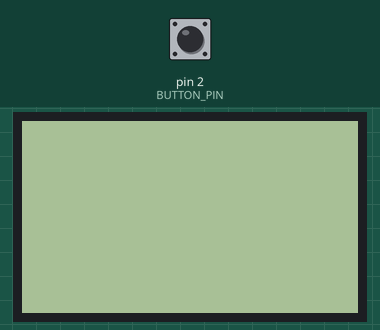
Bench run of a sketch on a simulated Arduino Uno, built with avr-gcc and run on an emulated ATmega328P. Shown: 84×48 one-colour display. Inputs (shaded band) come from the test bench; at power-on: pin 2 (BUTTON_PIN) LOW. What the sketch prints to the serial monitor is not drawn.

Above: at 1.2 s.
1.3 s: pin 2 (BUTTON_PIN) pulled HIGH for 0.15 s
At 3.1 s:
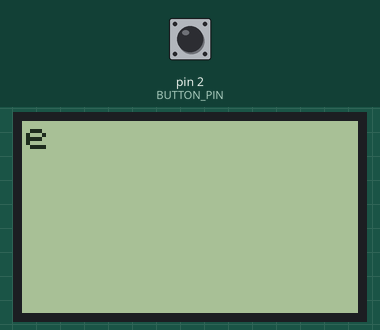
3.4 s: pin 2 (BUTTON_PIN) pulled HIGH for 1 s
At 5.9 s:
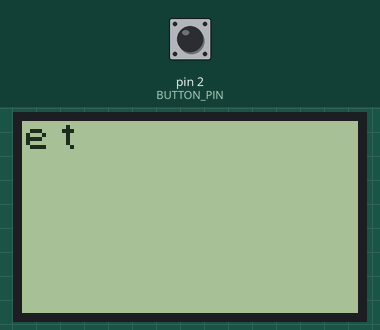
6.4 s: pin 2 (BUTTON_PIN) pulled HIGH for 3.2 s
At 11.1 s:
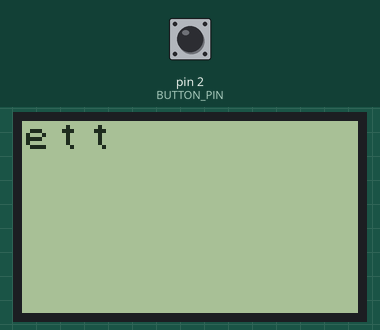
11.6 s: pin 2 (BUTTON_PIN) pulled HIGH for 0.15 s
At 13.3 s:
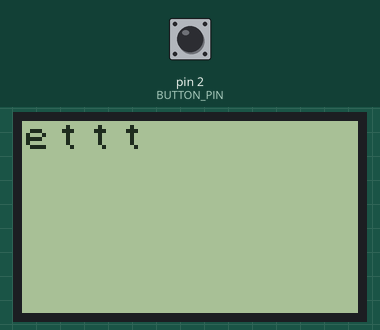
13.7 s: pin 2 (BUTTON_PIN) pulsed HIGH 2 times (0.12 s each, 0.3 s apart)
At 15.2 s:
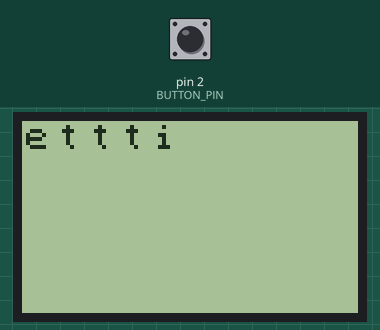
16.1 s: pin 2 (BUTTON_PIN) pulsed HIGH 5 times (0.12 s each, 0.3 s apart)
At 19.0 s:
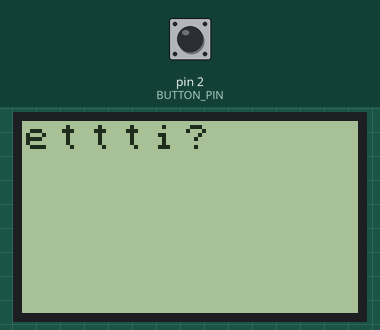
Timing chart, 0 to 20.4 s (numbered marks = the images above; inputs shaded):
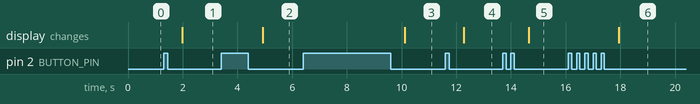

Measured:
- after the input at 1.3 s, the display: changes after 0.68 s (image 1)
- after the input at 3.4 s, the display: changes after 1.5 s (image 2)
- after the input at 6.4 s, the display: changes after 3.7 s (image 3)
- after the input at 11.6 s, the display: changes after 0.68 s (image 4)
- after the input at 13.7 s, the display: changes after 0.95 s (image 5)
- after the input at 16.1 s, the display: changes after 1.8 s (image 6)

The sketch:

morse.ino
```cpp
#include <Arduino.h>
#include <U8x8lib.h>

#define BUTTON_PIN 2
#define SPACE_TIME 500
#define MAX_DOT_TIME 150
#define MAX_PRESSES 5

#define DISPLAY_CS_PIN 10
#define DISPLAY_DC_PIN 9
#define DISPLAY_RS_PIN 8

U8X8_PCD8544_84X48_4W_HW_SPI u8x8(DISPLAY_CS_PIN, DISPLAY_DC_PIN, DISPLAY_RS_PIN);

int buttonState;             // the current reading from the input pin
int lastButtonState = LOW;   // the previous reading from the input pin

unsigned long lastDebounceTime = 0;  // the last time the output pin was toggled
unsigned long debounceDelay = 20;    // the debounce time; increase if the output flickers
unsigned long lastReleaseTime = 0;
unsigned long lastPressTime = 0;
unsigned long presses[MAX_PRESSES];
uint8_t pressCount = 0;
uint8_t rowLen = 0;

typedef struct mapping {
  char letter;
  uint8_t pressCount;
  char pattern;
} mapping;

mapping charmap[] = {
  {'a', 2, 0b01},
  {'b', 4, 0b1000},
  {'c', 4, 0b1010},
  {'d', 3, 0b100},
  {'e', 1, 0b0},
  {'f', 4, 0b0010},
  {'g', 3, 0b110},
  {'h', 4, 0b0000},
  {'i', 2, 0b00},
  {'j', 4, 0b0111},
  {'k', 3, 0b101},
  {'l', 4, 0b0100},
  {'m', 2, 0b11},
  {'n', 2, 0b10},
  {'o', 3, 0b111},
  {'p', 4, 0b0110},
  {'q', 4, 0b1101},
  {'r', 3, 0b010},
  {'s', 3, 0b000},
  {'t', 1, 0b1},
  {'u', 3, 0b001},
  {'v', 4, 0b0001},
  {'w', 3, 0b011},
  {'x', 4, 0b1001},
  {'y', 4, 0b1011},
  {'z', 4, 0b1100}
};

char recognizeChar() {
  uint8_t length = sizeof(charmap) / sizeof(charmap[0]);
  for (int i = 0; i < length; i++) {
    if (charmap[i].pressCount != pressCount) continue;
    int press;
    for (press = 0; press < pressCount; press++) {
      int isDash = presses[press] > MAX_DOT_TIME;
      char pattern = charmap[i].pattern;
      int shouldBeDash = pattern & (1 << pressCount >> press >> 1);
      if ((!isDash && shouldBeDash) || (isDash && !shouldBeDash)) break;
    }
    if (press == pressCount) return charmap[i].letter;
  }
  return '?'; // unknown combination
}

void emitChar() {
  Serial.print("pressCount: ");
  Serial.println(pressCount);
  for (int i = 0; i < pressCount; i++) {
    Serial.print("time: ");
    Serial.println(presses[i]);
  }

  char letter = recognizeChar();
  Serial.print(letter);
  u8x8.print(letter);
  rowLen++;
  if (rowLen >= 10) {
    u8x8.print("\n");
    rowLen = 0;
  }
  pressCount = 0;
}

void setup() {
  Serial.begin(115200);
  pinMode(BUTTON_PIN, INPUT);
  u8x8.begin();
  u8x8.setFont(u8x8_font_chroma48medium8_r);
  u8x8.setCursor(0,0);
}

void loop() {
  int reading = digitalRead(BUTTON_PIN);
  unsigned long now = millis();

  if (reading != lastButtonState) {
    lastDebounceTime = now;
  }

  if ((now - lastDebounceTime) > debounceDelay) {
    if (reading != buttonState) {
      buttonState = reading;

      if (buttonState == HIGH) {
        // button pressed
        lastPressTime = now;
      } else {
        // button released
        lastReleaseTime = now;
        if (pressCount < MAX_PRESSES) {
          presses[pressCount] = lastReleaseTime - lastPressTime;
          pressCount++;
        }
      }
    } else {
      if (buttonState == LOW && pressCount > 0 && now - lastReleaseTime > SPACE_TIME) {
        emitChar();
      }
    }
  }

  // save the reading. Next time through the loop, it'll be the lastButtonState:
  lastButtonState = reading;
}
```
